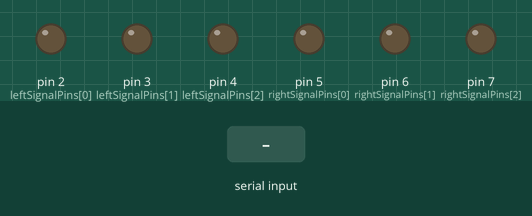
A sketch run on a simulated Arduino Uno, built with avr-gcc and run on an emulated ATmega328P. On the bench: output pins drawn as LEDs (lit = HIGH). Dashed ring = blinking. Inputs (shaded band) come from the test bench.

Above: at 1.2 s.
1.3 s: "L" received over Serial
At 2.3 s:
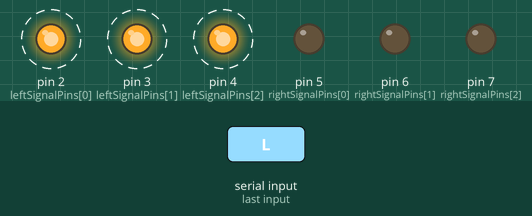
4.3 s: "R" received over Serial
At 4.7 s:
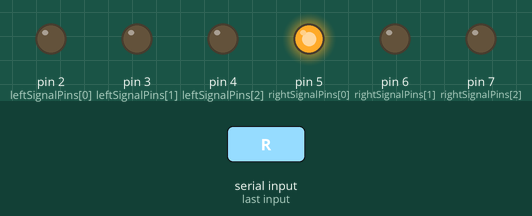
7.3 s: "l" received over Serial
At 7.9 s:
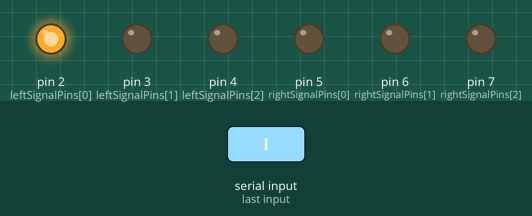
10.3 s: "r" received over Serial
At 11.9 s:
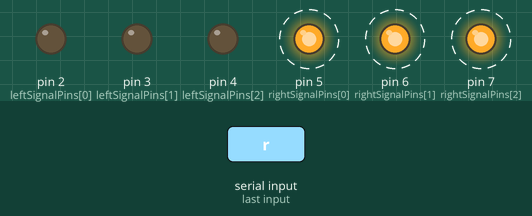
Timing chart, 0 to 14.3 s (numbered marks = the images above; inputs shaded):
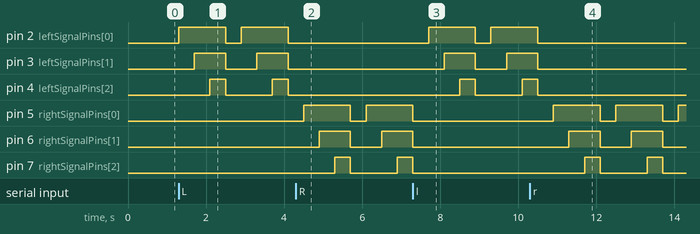

The sketch:

main_arduino.ino
```cpp
// Pin definitions
const int leftSignalPins[] = {2, 3, 4};
const int rightSignalPins[] = {5, 6, 7};
const int numLeds = 3;

// Timing parameters
const int delayTime = 400; // Time in milliseconds between each LED lighting up
const int offTime = 400; // Time in milliseconds to keep LEDs off between sequences

// Control flags
bool leftSignalOn = false;
bool rightSignalOn = false;

void setup() {
  // Initialize the serial communication
  Serial.begin(9600);

  // Initialize the LED pins as outputs
  for (int i = 0; i < numLeds; i++) {
    pinMode(leftSignalPins[i], OUTPUT);
    pinMode(rightSignalPins[i], OUTPUT);
  }

  // Ensure all LEDs are off initially
  turnOffAllLeds();
}

void loop() {
  // Check if serial data is available
  if (Serial.available() > 0) {
    // Read the incoming byte
    char command = Serial.read();

    // Determine which signal to trigger or turn off
    if (command == 'L' || command == 'l') {
      leftSignalOn = true;
      rightSignalOn = false;
    } else if (command == 'R' || command == 'r') {
      rightSignalOn = true;
      leftSignalOn = false;
    } else if (command == 'O' || command == 'o') {
      leftSignalOn = false;
      rightSignalOn = false;
      turnOffAllLeds();
    }
  }

  // Trigger the signals if they are on
  if (leftSignalOn) {
    triggerTurnSignal(leftSignalPins);
  } else if (rightSignalOn) {
    triggerTurnSignal(rightSignalPins);
  }
}

// Function to trigger the turn signal
void triggerTurnSignal(const int signalPins[]) {
  // Light up LEDs in sequence
  for (int i = 0; i < numLeds; i++) {
    digitalWrite(signalPins[i], HIGH);
    delay(delayTime);
  }

  // Turn off all LEDs simultaneously
  turnOffAllLeds();

  // Keep LEDs off for a specified duration
  delay(offTime);
}

// Function to turn off all LEDs
void turnOffAllLeds() {
  for (int i = 0; i < numLeds; i++) {
    digitalWrite(leftSignalPins[i], LOW);
    digitalWrite(rightSignalPins[i], LOW);
  }
}
```

Measured:
- after the input at 1.3 s, pin 2 (leftSignalPins[0]): alternates HIGH for 1.2 s and LOW for 0.40 s, starting at once; pin 3 (leftSignalPins[1]): alternates HIGH for 0.80 s and LOW for 0.80 s, starting after 0.40 s; pin 4 (leftSignalPins[2]): alternates HIGH for 0.40 s and LOW for 1.2 s, starting after 0.80 s
- after the input at 4.3 s, pin 2 (leftSignalPins[0]): stays LOW (without the input it goes to HIGH after 0.20 s); pin 3 (leftSignalPins[1]): stays LOW (without the input it goes to HIGH after 0.60 s)
- after the input at 7.3 s, pin 2 (leftSignalPins[0]): LOW → HIGH after 0.40 s, → LOW 1.2 s later, → HIGH 0.40 s later; pin 3 (leftSignalPins[1]): LOW → HIGH after 0.80 s, → LOW 0.80 s later, → HIGH 0.80 s later
- after the input at 10.3 s, pin 2 (leftSignalPins[0]), pin 3 (leftSignalPins[1]): goes on until 10.5 s, then stays LOW
